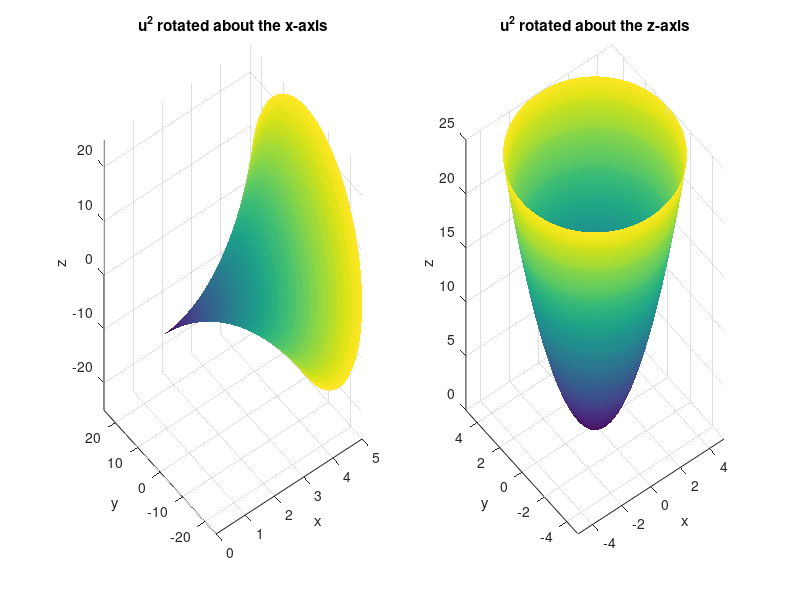

Write MATLAB code to recreate this figure.
% Listing 11.10 Rotating v = u2 about the x and z axes
facets = 100;
u = linspace(0, 5, facets);
th = linspace(0, 2*pi, facets);
[uu tth] = meshgrid(u, th);
% rotate about the x-axis
subplot(1, 2, 1)
rr = uu.^2;
xx = uu;
yy = rr .* cos(tth);
zz = rr .* sin(tth);
surf(xx, yy, zz, xx);
shading interp, axis tight
xlabel('x'), ylabel('y'), zlabel('z')
title('u^2 rotated about the x-axis')
% rotate about the z-axis
subplot(1, 2, 2)
rr = uu;
zz = rr.^2;
xx = rr .* cos(tth);
yy = rr .* sin(tth);
surf(xx, yy, zz);
shading interp, axis tight
xlabel('x'), ylabel('y'), zlabel('z')
title('u^2 rotated about the z-axis')
